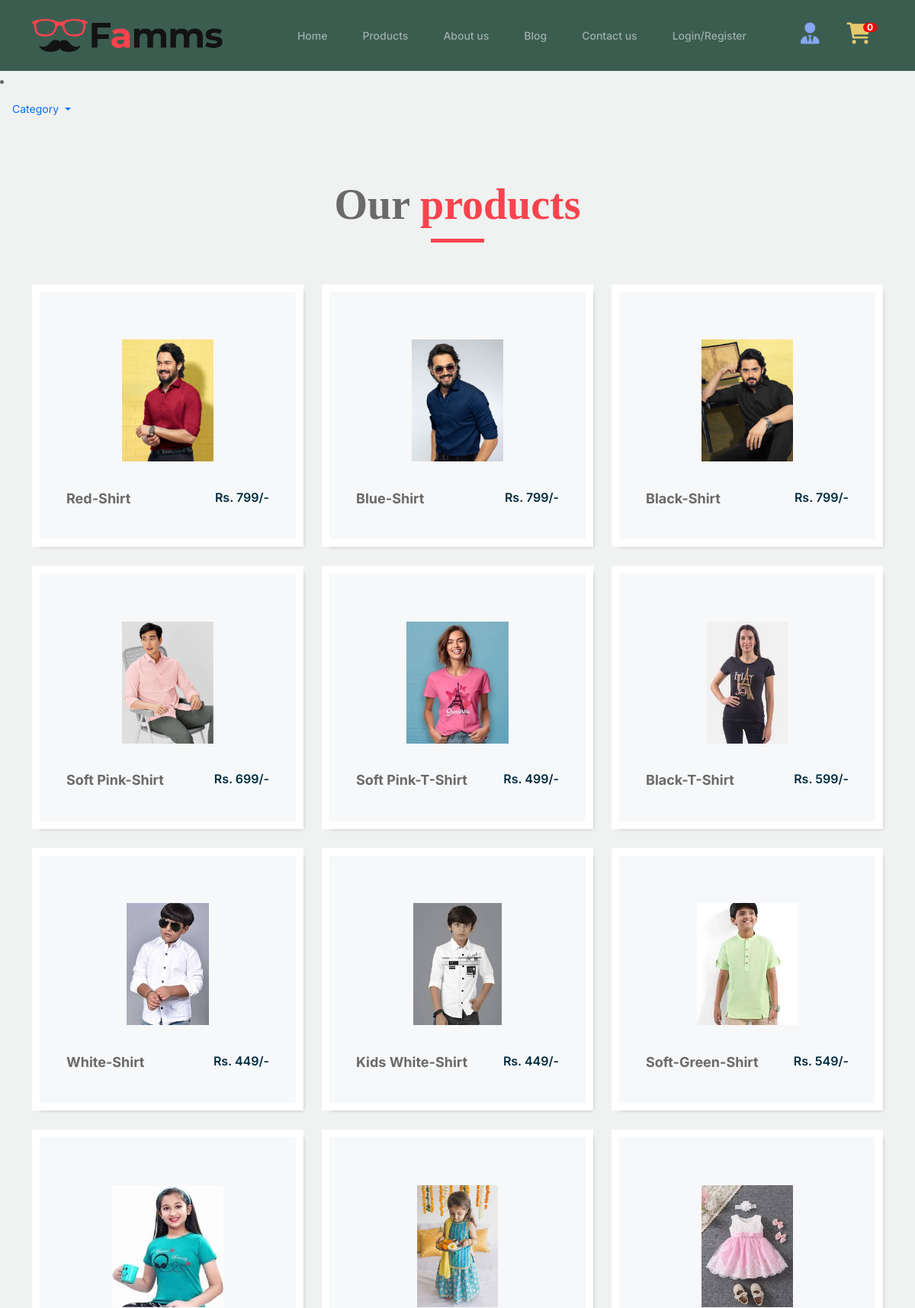
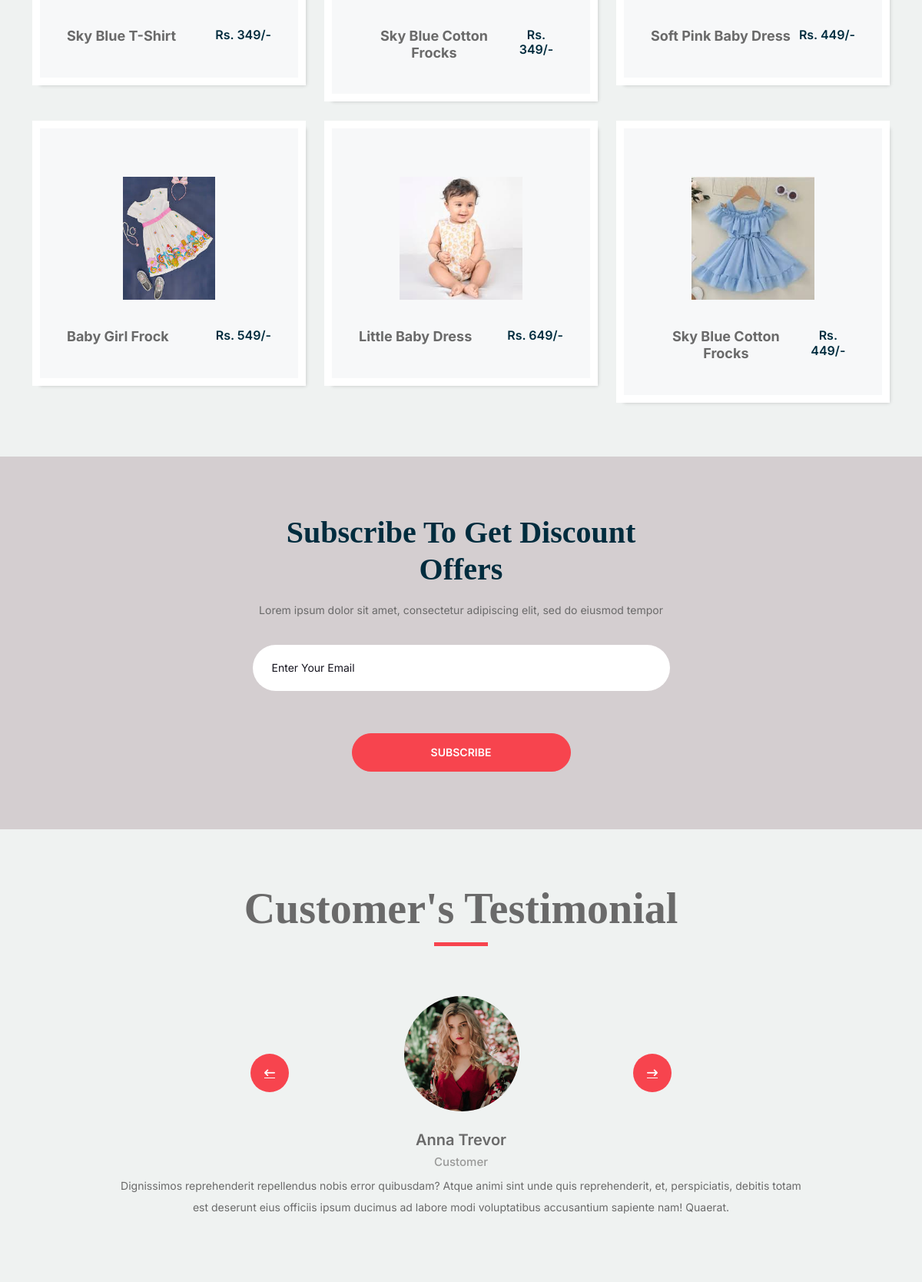
/AllProduct.php (upper part), run on the app's committed database (2 pictures, top to bottom).
### tables this page shows
CREATE TABLE `upload_pro` (
  `productid` int(11) NOT NULL,
  `type` varchar(50) NOT NULL,
  `name` varchar(50) NOT NULL,
  `price` double NOT NULL,
  `stock` varchar(50) NOT NULL,
  `image` varchar(50) NOT NULL
);

### allMethods.php (called while the page is built, shortened)
<?php
    function dbConnect()
    {
        $hostName = "localhost";
        $userName = "root";
        $userPassword = "";
        $dbName = "famms";
        $conn = mysqli_connect($hostName, $userName, $userPassword, $dbName);
        return $conn;
    }
    function getAllProducts()
    {
        $conn = dbConnect();
        if($conn)
        {
            $sql = "select * from upload_pro";
            $response = mysqli_query($conn, $sql);
            return $response;
        }
        else
        {
            echo "Database not connected";
        }
    }
?>

### AllProduct.php (the view, shortened to what this page needs)
<?Php
   include('allMethods.php');
?>
<!DOCTYPE html>
<html>
   <head>
      <link rel="stylesheet" type="text/css" href="css/bootstrap.css" />
      <link href="css/font-awesome.min.css" rel="stylesheet" />
      <link href="css/style.css" rel="stylesheet" />
      <link href="css/responsive.css" rel="stylesheet" />
		<link href="furni/css/bootstrap.min.css" rel="stylesheet">
		<link href="https://cdnjs.cloudflare.com/ajax/libs/font-awesome/6.0.0-beta3/css/all.min.css" rel="stylesheet">
		<link href="furni/css/tiny-slider.css" rel="stylesheet">
		<link href="furni/css/style.css" rel="stylesheet">
   </head>
   <body>
         <?php
            include('navBar.php');
         ?>
                     <li>
                        <a class="nav-link dropdown-toggle" href="#" data-toggle="dropdown" role="button" aria-haspopup="true" aria-expanded="true"> <span class="nav-label">Category <span class="caret"></span></a>
                     </li>
      <section class="product_section layout_padding">
         <div class="container">
            <div class="heading_container heading_center">
               <h2>
                  Our <span>products</span>
               </h2>
            </div>
            <div class="row">
               <?php
                   $response = getAllProducts();
                   $records = mysqli_num_rows($response);
                   if($records > 0) {
                     while($data = mysqli_fetch_assoc($response)) {
                        echo '
                        <div class="col-sm-6 col-md-4 col-lg-4">
                           <div class="box">
                              <div class="option_container">
                                 <div class="options">
                                 <a href="AddToCart.php?pid='.$data["productid"].'" class="option1">
                                 Add To Cart
                                 </a>
                                 <a href="" class="option2">
                                 Buy Now
                                 </a>
                              </div>
                           </div>
                        <div class="img-box">
                           <img src="'.$data["image"].'" alt="">
                        </div>
                           <div class="detail-box">
                              <h5>
                              '.$data["name"].'
                              </h5>
                              <h6>
                                 Rs. '.$data["price"].'/-
                              </h6>
                           </div>
                        </div>
                     </div>
                        ';
                     }
                   }
               ?>
            </div>
         </div>
      </section>
      <section class="subscribe_section">
         <div class="container-fuild">
            <div class="box">
               <div class="row">
                  <div class="col-md-6 offset-md-3">
                     <div class="subscribe_form ">
                        <div class="heading_container heading_center">
                           <h3>Subscribe To Get Discount Offers</h3>
                        </div>
                        <p>Lorem ipsum dolor sit amet, consectetur adipiscing elit, sed do eiusmod tempor</p>
                        <form action="">
                           <input type="email" placeholder="Enter your email">
                           <button>
                           subscribe
                           </button>
                        </form>
                     </div>
                  </div>
               </div>
            </div>
         </div>
      </section>
      <section class="client_section layout_padding">
         <div class="container">
            <div class="heading_container heading_center">
               <h2>
                  Customer's Testimonial
               </h2>
            </div>
            <div id="carouselExample3Controls" class="carousel slide" data-ride="carousel">
               <div class="carousel-inner">
                  <div class="carousel-item active">
                     <div class="box col-lg-10 mx-auto">
                        <div class="img_container">
                           <div class="img-box">
                              <div class="img_box-inner">
                                 <img src="images/client.jpg" alt="">
                              </div>
                           </div>
                        </div>
                        <div class="detail-box">
                           <h5>
                              Anna Trevor
                           </h5>
                           <h6>
                              Customer
                           </h6>
                           <p>
                              Dignissimos reprehenderit repellendus nobis error quibusdam? Atque animi sint unde quis reprehenderit, et, perspiciatis, debitis totam est deserunt eius officiis ipsum ducimus ad labore modi voluptatibus accusantium sapiente nam! Quaerat.
                           </p>
                        </div>
                     </div>
                  </div>
               </div>
               <div class="carousel_btn_box">
                  <a class="carousel-control-prev" href="#carouselExample3Controls" role="button" data-slide="prev">
                  <i class="fa fa-long-arrow-left" aria-hidden="true"></i>
                  </a>
                  <a class="carousel-control-next" href="#carouselExample3Controls" role="button" data-slide="next">
                  <i class="fa fa-long-arrow-right" aria-hidden="true"></i>
                  </a>
               </div>
            </div>
         </div>
      </section>
   </body>
</html>

### css/responsive.css (style rules this page uses)
@media (min-width: 1200px) { .container { max-width: 1170px; } }

### furni/css/style.css (style rules this page uses)
body { overflow-x: hidden; position: relative; }
body { font-family: "Inter", sans-serif; font-weight: 400; line-height: 28px; color: #6a6a6a; font-size: 14px; background-color: #eff2f1; }
a { text-decoration: none; -webkit-transition: .3s all ease; -o-transition: .3s all ease; transition: .3s all ease; color: #2f2f2f; text-decoration: underline; }

### data on the page
upload_pro: image (picture), name "Red-Shirt", price "799"
upload_pro: image (picture), name "Blue-Shirt", price "799"
upload_pro: image (picture), name "Black-Shirt", price "799"
upload_pro: image (picture), name "Soft Pink-Shirt", price "699"
upload_pro: image (picture), name "Soft Pink-T-Shirt", price "499"
upload_pro: image (picture), name "Black-T-Shirt", price "599"
upload_pro: image (picture), name "White-Shirt", price "449"
upload_pro: image (picture), name "Kids White-Shirt", price "449"
upload_pro: image (picture), name "Soft-Green-Shirt", price "549"
upload_pro: image (picture), name "Sky Blue T-Shirt", price "349"
upload_pro: image (picture), name "Sky Blue Cotton Frocks", price "349"
upload_pro: image (picture), name "Soft Pink Baby Dress", price "449"
upload_pro: image (picture), name "Baby Girl Frock", price "549"
upload_pro: image (picture), name "Little Baby Dress", price "649"
upload_pro: image (picture), name "Sky Blue Cotton Frocks", price "449"
